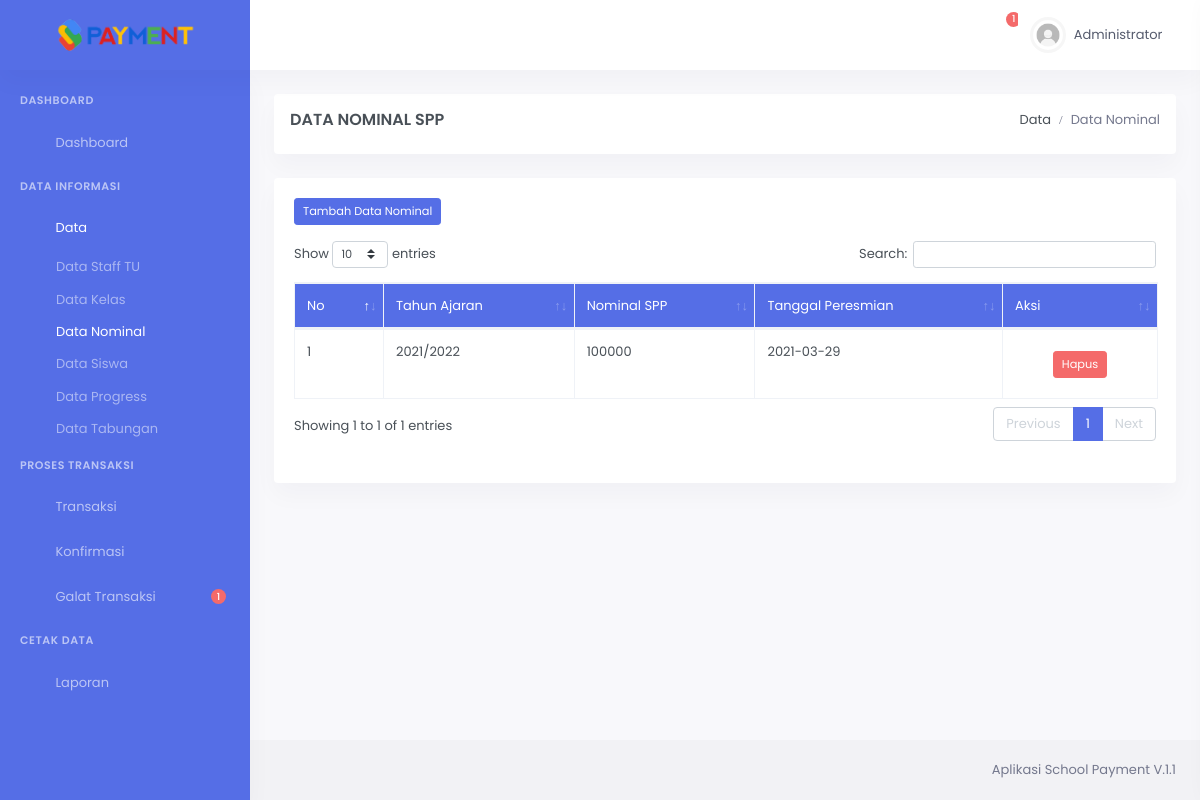
/admin/datanominal.php (signed in), run on the app's committed database.
### tables this page shows
CREATE TABLE `tb_nominal` (
  `id` int(11) NOT NULL,
  `tahun` varchar(50) NOT NULL,
  `nominal` int(11) NOT NULL,
  `tgl_peresmian` date NOT NULL
);

### admin/datanominal.php (the view, shortened to what this page needs)
<?php include 'header.php'; ?>
<div class="main-content">
    <div class="page-content">
        <div class="container-fluid">
            <div class="row">
                <div class="col-12">
                    <div class="card">
                        <div class="page-title-box d-flex align-items-center justify-content-between">
                        <h4 class="ml-3 mt-3 mb-0 font-size-18">Data Nominal SPP </h4>
                            <div class="page-title-right">
                                <ol class="breadcrumb mb-0 ml-3 mt-3 mr-3">
                                    <li class="breadcrumb-item"><a href="javascript: void(0);">Data</a></li>
                                    <li class="breadcrumb-item active">Data Nominal</li>
                                </ol>
                            </div>
                        </div>
                    </div>
                </div>
            </div>
            <div class="row">
                <div class="col-12">
                    <div class="card">
                        <div class="card-body table-responsive" style="border:none;">
                            <button data-toggle="modal" data-target="#myModal" class="btn btn-primary btn-sm mb-3"> Tambah Data Nominal </button>
                            <table id="datatable" class="table table-bordered">
                            <thead>
                                <tr style="color:white;" bgcolor="#556ee6">
                                    <td> No </td>
                                    <td> Tahun Ajaran </td>
                                    <td> Nominal SPP </td>
                                    <td> Tanggal Peresmian </td>
                                    <td> Aksi </td>
                                </tr>
                                </thead>
                                <tbody>
                                <?php
                                $nom  = 1;
                                $data = mysqli_query($konek,"SELECT * FROM tb_nominal");
                                while($d = mysqli_fetch_array($data)){ ?>
                                <tr>
                                    <td> <?= $nom++; ?> </td>
                                    <td> <?= $d['tahun']; ?> </td>
                                    <td> <?= $d['nominal']; ?> </td>
                                    <td> <?= $d['tgl_peresmian']; ?> </td>
                                    <td align="center">
                                    <?php
                                    $years  = date('Y');
                                    $years1 = $years + 1;
                                    $jj     = "$years/$years1";
                                    if($d['tahun'] == "$jj" ){
                                        echo "<div class='btn btn-group'>";
                                        echo "<button data-toggle='modal' data-target='#myModal1' class='btn btn-sm btn-danger'> Hapus </button>";
                                        echo "</div>";
                                    ?>
                                    <?php
                                    }else{
                                        echo "<div class='btn btn-group'>";
                                        echo "<a href='?idhapus=$d[id]' onclick='return confirm('apakah anda yakin menghapus data?')' class='btn btn-sm btn-danger'> Hapus </a>";
                                        echo "</div>";
                                    }
                                    ?>
                                    </td>
                                </tr>
                                </tbody>
                                <?php } ?>
                            </table>
                        </div>
                    </div>
                </div>
            </div>
        </div>
    </div>
</div>
<?php include 'footer.php'; ?>

### data on the page
tb_nominal: tahun "2021/2022", nominal "100000", tgl_peresmian "2021-03-29"

### other printed values
$jum "1"
$_SESSION['nama'] "Administrator"
$n "1"
